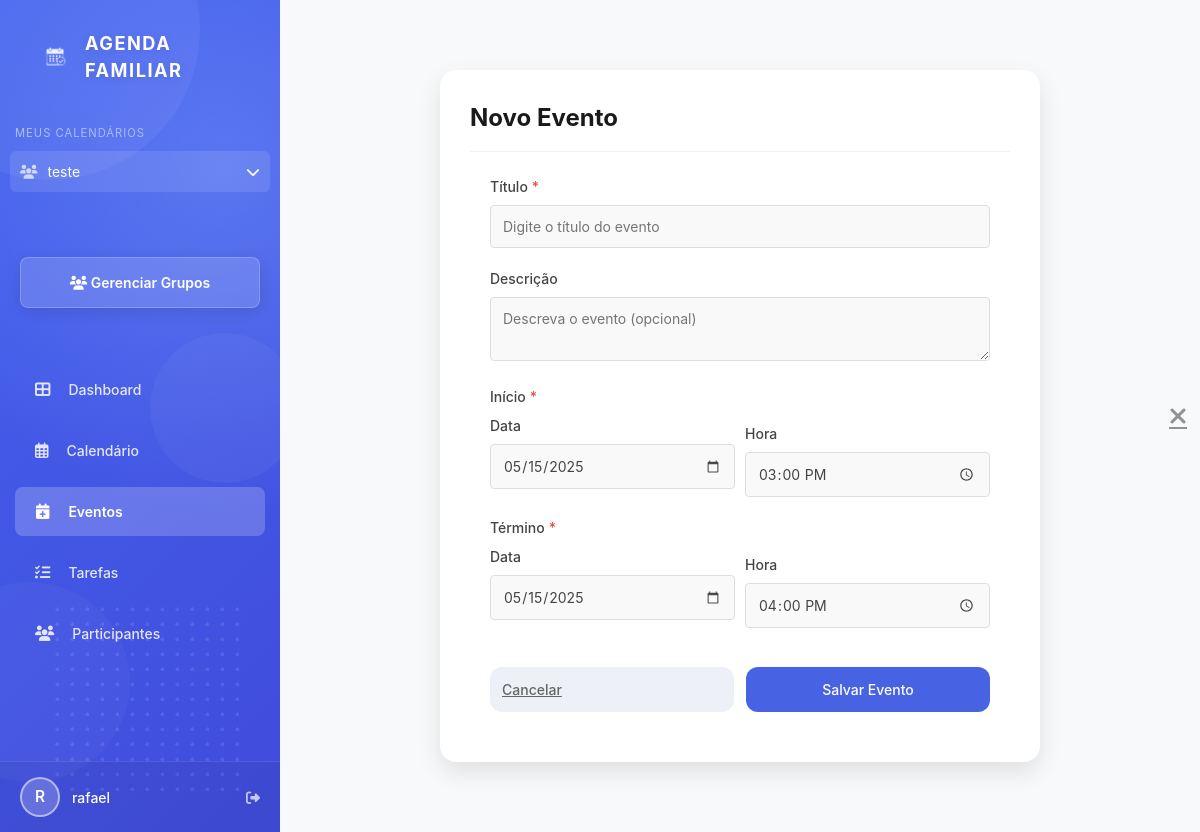
/event/new (signed in), run on the app's committed database.
### backend/models/models.py (models this page shows, shortened)
class Family(db.Model):
    id = db.Column(db.Integer, primary_key=True)
    name = db.Column(db.String(100), nullable=False)
    created_at = db.Column(db.DateTime, nullable=False, default=datetime.utcnow)
    admin_id = db.Column(db.Integer, db.ForeignKey('user.id'), nullable=False)
    events = db.relationship('Event', backref='family', lazy=True)
    admins = db.relationship('User', secondary=family_admins, backref='admin_families')

class User(db.Model, UserMixin):
    id = db.Column(db.Integer, primary_key=True)
    username = db.Column(db.String(50), nullable=False)
    email = db.Column(db.String(120), unique=True, nullable=False)
    password = db.Column(db.String(150), nullable=False)
    active_family_id = db.Column(db.Integer, db.ForeignKey('family.id'), nullable=True)
    events = db.relationship('Event', backref='creator', lazy=True)
    families = db.relationship('Family', secondary=user_families,
                              backref=db.backref('members', lazy='dynamic'),
                              lazy='dynamic')
    active_family = db.relationship('Family', foreign_keys=[active_family_id])

### backend/routes/routes.py (the view)
@main.route('/event/new', methods=['GET', 'POST'])
@login_required
def new_event():
    if not current_user.active_family_id:
        return redirect(url_for('main.family_options'))
    form = EventForm()
    if form.validate_on_submit():
        print(f"Validação passou! Título: {form.title.data}")
        print(f"Start time: {form.start_time.data}")
        print(f"End time: {form.end_time.data}")
        event = Event(
            title=form.title.data,
            description=form.description.data,
            start_time=form.start_time.data,
            end_time=form.end_time.data,
            user_id=current_user.id,
            family_id=current_user.active_family_id
        )
        db.session.add(event)
        db.session.commit()
        flash('Evento criado com sucesso!', 'success')
        referrer = request.referrer
        if referrer and 'events' in referrer:
            return redirect(url_for('main.events'))
        else:
            return redirect(url_for('main.calendar'))
    else:
        if form.errors:
            print(f"Erros de validação: {form.errors}")
    return render_template('calendar/event_form.html', form=form, title='Novo Evento')

### backend/forms/forms.py (shortened to what this page needs)
class EventForm(FlaskForm):
    title = StringField('Título',
                        validators=[DataRequired(), Length(min=2, max=100)])
    description = TextAreaField('Descrição')
    start_time = DateTimeField('Início',
                               format='%Y-%m-%d %H:%M',
                               validators=[DataRequired()])
    end_time = DateTimeField('Fim',
                             format='%Y-%m-%d %H:%M',
                             validators=[DataRequired()])
    submit = SubmitField('Salvar Evento')

### backend/__init__.py (called while the page is built)
def create_app():
    load_dotenv()
    app = Flask(__name__,
                template_folder='../frontend/templates',
                static_folder='../frontend/static')
    app.config['SECRET_KEY'] = os.environ.get('SECRET_KEY', 'default-secret-key')
    app.config['SQLALCHEMY_DATABASE_URI'] = 'sqlite:///calendario.db'
    app.config['SQLALCHEMY_TRACK_MODIFICATIONS'] = False
    db.init_app(app)
    login_manager.init_app(app)
    csrf.init_app(app)
    with app.app_context():
        from backend.routes.routes import main
        app.register_blueprint(main)
    @app.context_processor
    def inject_now():
        return {'now': datetime.utcnow()}
    return app

### backend/models/models.py (called while the page is built)
@login_manager.user_loader
def load_user(user_id):
    return User.query.get(int(user_id))

### frontend/templates/calendar/event_form.html (shortened to what this page needs)
{% extends "layout/app_layout.html" %}
{% block styles %}
<link rel="stylesheet" href="{{ url_for('static', filename='css/tasks.css') }}">
<link rel="stylesheet" href="{{ url_for('static', filename='css/task-modal.css') }}">
{% endblock %}
{% block content %}
<div class="event-container">
    <div class="event-header">
        <h2>{{ title }}</h2>
        <a href="{{ url_for('main.calendar') }}" class="close-btn">
            <i class="fas fa-times"></i>
        </a>
    </div>
    <form method="POST" class="task-form" id="eventForm">
        <div class="form-group">
            {{ form.title.label(class="form-label required") }}
            {{ form.title(class="form-input", placeholder="Digite o título do evento", required=true) }}
        </div>
        <div class="form-group">
            {{ form.description.label(class="form-label") }}
            {{ form.description(class="form-input", placeholder="Descreva o evento (opcional)") }}
        </div>
        <div class="form-group">
            <label class="form-label required">Início</label>
            <div class="date-time-group">
                <div>
                    <label class="date-label">Data</label>
                    <input type="date" class="form-input" id="start_date" required>
                </div>
                <div>
                    <label class="time-label">Hora</label>
                    <input type="time" class="form-input" id="start_time" required>
                </div>
            </div>
        </div>
        <div class="form-group">
            <label class="form-label required">Término</label>
            <div class="date-time-group">
                <div>
                    <label class="date-label">Data</label>
                    <input type="date" class="form-input" id="end_date" required>
                </div>
                <div>
                    <label class="time-label">Hora</label>
                    <input type="time" class="form-input" id="end_time" required>
                </div>
            </div>
        </div>
        {% if "Editar" in title %}
            <div class="form-actions-3col">
                <a href="{{ url_for('main.calendar') }}" class="cancel-btn">Cancelar</a>
                {{ form.submit(class="submit-btn") }}
                <button type="button" class="delete-btn" onclick="showConfirmDialog()">
                    <i class="fas fa-trash"></i> Excluir
                </button>
            </div>
            {% set path_parts = request.path.split('/') %}
            {% set event_id = path_parts[2] %}
            <div id="confirmDialog" class="confirm-dialog">
                <div class="confirm-content">
                    <div class="confirm-message">
                        <p>Tem certeza que deseja excluir este evento?</p>
                        <p>Esta ação não pode ser desfeita.</p>
                    </div>
                    <div class="confirm-buttons">
                        <a href="{{ url_for('main.delete_event', event_id=event_id) }}" class="confirm-yes">Sim, excluir</a>
                        <button type="button" class="confirm-no" onclick="hideConfirmDialog()">Cancelar</button>
                    </div>
                </div>
            </div>
        {% else %}
            <div class="form-actions">
                <a href="{{ url_for('main.calendar') }}" class="cancel-btn">Cancelar</a>
                {{ form.submit(class="submit-btn") }}
            </div>
        {% endif %}
    </form>
</div>
{% endblock %}

### frontend/templates/layout/app_layout.html (shortened to what this page needs)
<!DOCTYPE html>
<html lang="pt-br">
<head>
    <link rel="stylesheet" href="{{ url_for('static', filename='css/app_styles.css') }}">
    <link rel="stylesheet" href="https://cdnjs.cloudflare.com/ajax/libs/font-awesome/6.4.0/css/all.min.css">
    {% block styles %}{% endblock %}
</head>
<body>
    <div class="app-container">
        <div class="sidebar">
            <div class="circle-decoration circle-1"></div>
            <div class="circle-decoration circle-2"></div>
            <div class="circle-decoration circle-3"></div>
            <div class="dot-pattern"></div>
            <div class="header-logo">
                <img src="{{ url_for('static', filename='images/calendario.png') }}" alt="Calendário" class="logo-image">
                <div class="logo-text">AGENDA FAMILIAR</div>
            </div>
            <div class="families-list">
                <div class="families-header">Meus Calendários</div>
                {% if current_user.families.all() %}
                    <div class="calendar-dropdown">
                        <div class="calendar-dropdown-header" onclick="toggleCalendarDropdown()">
                            <div style="display: flex; align-items: center;">
                                <i class="fas fa-users family-icon"></i>
                                <div class="family-name">
                                    {% if current_user.active_family %}
                                        {{ current_user.active_family.name }}
                                    {% else %}
                                        Selecione um calendário
                                    {% endif %}
                                </div>
                            </div>
                            <i class="fas fa-chevron-down"></i>
                        </div>
                    </div>
                {% else %}
                    <div class="family-item">
                        <i class="fas fa-exclamation-circle family-icon"></i>
                        <div class="family-name">Nenhum calendário</div>
                    </div>
                {% endif %}
            </div>
            <a href="{{ url_for('main.family_options') }}" class="new-calendar-btn">
                <i class="fas fa-users"></i> Gerenciar Grupos
            </a>
            {% if current_user.active_family_id %}
                <nav class="nav-menu">
                    <a href="{{ url_for('main.dashboard') }}" class="nav-item {% if request.endpoint == 'main.dashboard' %}active{% endif %}">
                        <i class="fas fa-th-large"></i> Dashboard
                    </a>
                    <a href="{{ url_for('main.calendar') }}" class="nav-item {% if request.endpoint == 'main.calendar' %}active{% endif %}">
                        <i class="far fa-calendar-alt"></i> Calendário
                    </a>
                    <a href="{{ url_for('main.events') }}" class="nav-item {% if request.endpoint == 'main.events' or request.endpoint == 'main.new_event' or request.endpoint == 'main.edit_event' %}active{% endif %}">
                        <i class="fas fa-calendar-plus"></i> Eventos
                    </a>
                    <a href="{{ url_for('main.tasks') }}" class="nav-item {% if request.endpoint == 'main.tasks' %}active{% endif %}">
                        <i class="fas fa-tasks"></i> Tarefas
                    </a>
                    <a href="{{ url_for('main.family_members') }}" class="nav-item {% if request.endpoint == 'main.family_members' %}active{% endif %}">
                        <i class="fas fa-users"></i> Participantes
                    </a>
                </nav>
            {% endif %}
            <div class="user-profile" onclick="openEditProfileModal()">
                <div class="avatar">
                    {{ current_user.username|first|upper }}
                </div>
                <span>{{ current_user.username }}</span>
                <a href="{{ url_for('main.logout') }}" style="margin-left: auto;" onclick="event.stopPropagation();">
                    <i class="fas fa-sign-out-alt"></i>
                </a>
            </div>
        </div>
        <div class="main-content">
            {% block content %}{% endblock %}
        </div>
    </div>
</body>
</html>

### frontend/static/css/app_styles.css (style rules this page uses)
* { box-sizing: border-box; transition: all 0.2s ease; margin: 0; padding: 0; }
body, html { font-family: 'Poppins', sans-serif; background-color: #f8f9fa; height: 100%; margin: 0; padding: 0; color: #444; }
.app-container { display: flex; min-height: 100vh; box-shadow: 0 10px 40px -10px rgba(0, 0, 0, 0.15); overflow: hidden; }
.sidebar { width: 280px; background: linear-gradient(135deg, #4361ee 0%, #3f37c9 100%); color: white; display: flex; flex-direction: column; padding: 0; position: relative; overflow: hidden; animation: gradientAnimation 15s ease infinite; background-size: 200% 200%; z-index: 10; }
.sidebar::before { content: ''; position: absolute; top: 0; left: 0; width: 100%; height: 100%; background: radial-gradient(circle at 80% 20%, rgba(126, 163, 255, 0.4) 0%, rgba(67, 97, 238, 0) 50%); z-index: 0; }
.new-calendar-btn { margin: 20px; padding: 14px; background-color: rgba(255, 255, 255, 0.15); color: white; border: 1px solid rgba(255, 255, 255, 0.2); border-radius: 8px; text-align: center; text-decoration: none; font-weight: 600; cursor: pointer; backdrop-filter: blur(5px); -webkit-backdrop-filter: blur(5px); box-shadow: 0 4px 15px rgba(0, 0, 0, 0.1); position: relative; z-index: 2; transition: all 0.3s ease; }
.nav-menu { margin-top: 25px; position: relative; z-index: 2; }
.nav-item { display: flex; align-items: center; padding: 14px 20px; margin: 12px 15px; border-radius: 8px; color: rgba(255, 255, 255, 0.85); text-decoration: none; transition: all 0.3s ease; font-weight: 500; }
.nav-item.active { background-color: rgba(255, 255, 255, 0.2); color: white; font-weight: 600; }
.nav-item i { margin-right: 18px; font-size: 1.1rem; }
.user-profile { margin-top: auto; padding: 15px 20px; display: flex; align-items: center; border-top: 1px solid rgba(255, 255, 255, 0.1); background-color: rgba(0, 0, 0, 0.05); position: relative; z-index: 2; }
.avatar { width: 40px; height: 40px; border-radius: 50%; background-color: rgba(255, 255, 255, 0.2); border: 2px solid rgba(255, 255, 255, 0.5); color: white; display: flex; align-items: center; justify-content: center; font-weight: 600; font-size: 1.1rem; margin-right: 12px; }
.user-profile span { font-weight: 500; white-space: nowrap; overflow: hidden; text-overflow: ellipsis; }
.user-profile a { margin-left: auto; color: rgba(255, 255, 255, 0.7); transition: all 0.3s ease; }
.circle-decoration { position: absolute; border-radius: 50%; z-index: 0; transition: all 0.5s ease; }
.circle-1 { width: 300px; height: 300px; background-color: rgba(255, 255, 255, 0.05); top: -120px; left: -100px; animation: pulse 8s infinite alternate; }
.circle-2 { width: 200px; height: 200px; background-color: rgba(255, 255, 255, 0.03); bottom: 50px; left: -70px; animation: pulse 12s infinite alternate-reverse; }
.circle-3 { width: 150px; height: 150px; background-color: rgba(255, 255, 255, 0.04); top: 40%; right: -20px; animation: pulse 7s infinite alternate; }
.dot-pattern { position: absolute; bottom: 30px; right: 30px; width: 200px; height: 200px; background-image: radial-gradient(#ffffff33 2px, transparent 2px); background-size: 15px 15px; z-index: 1; border-radius: 20px; opacity: 0.5; }
.main-content { flex: 1; background-color: #f8f9fa; padding: 30px; overflow-y: auto; position: relative; }
.close-btn { position: absolute; right: 10px; top: 50%; transform: translateY(-50%); background: none; border: none; color: #4361ee; cursor: pointer; font-size: 0.9rem; opacity: 0.7; padding: 5px; border-radius: 50%; width: 24px; height: 24px; display: flex; align-items: center; justify-content: center; transition: all 0.2s ease; }
.form-actions { display: flex; gap: 15px; justify-content: center; }
.header-logo { display: flex; align-items: center; padding: 30px 40px 15px; position: relative; z-index: 2; }
.logo-image { height: 30px; margin-right: 15px; filter: brightness(0) invert(1); opacity: 0.9; }
.logo-text { color: white; font-weight: 700; font-size: 1.3rem; letter-spacing: 1.5px; text-shadow: 0 2px 10px rgba(0, 0, 0, 0.1); }

### data on the page
Family: active_family.name "teste"
User: username|first "R", username "rafael"

### other printed values
{{ title }} "Novo Evento"
